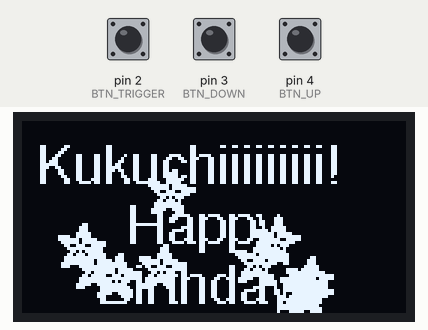
Simulated run of this sketch. Board: Arduino Uno, built with avr-gcc and run on an emulated ATmega328P. On the bench: 128×64 one-colour display. The test bench sets the inputs (shaded band); at power-on: pin 2 (BTN_TRIGGER) HIGH, pin 3 (BTN_DOWN) HIGH, pin 4 (BTN_UP) HIGH. Random numbers use the default seed unless the sketch sets one.

Above: at 1.2 s.
1.3 s: pin 2 (BTN_TRIGGER) pulled LOW for 0.15 s
At 2.4 s:
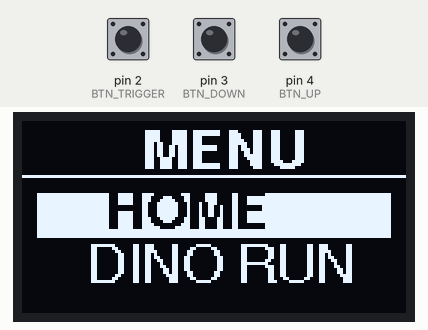
3.0 s: pin 3 (BTN_DOWN) pulled LOW for 1 s
At 5.1 s:
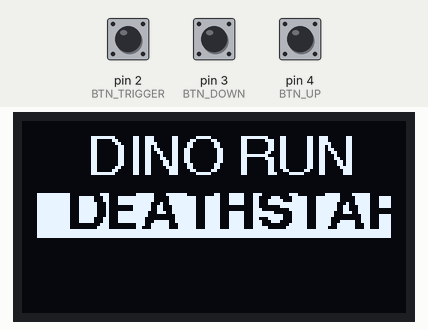
5.5 s: pin 2 (BTN_TRIGGER) pulled LOW for 1 s
At 6.74 s:
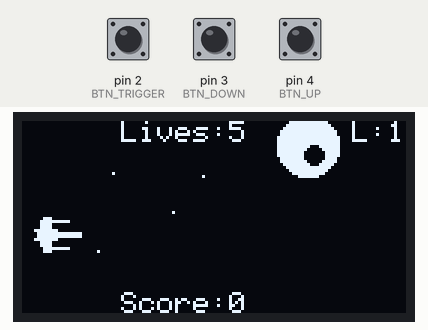
7.1 s: pin 2 (BTN_TRIGGER) pulled LOW for 3.2 s
At 7.39 s:
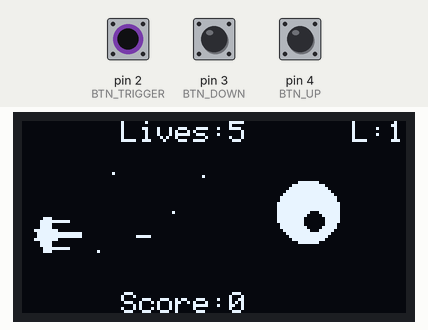
10.9 s: pin 4 (BTN_UP) pulled LOW for 0.15 s
At 11.35 s:
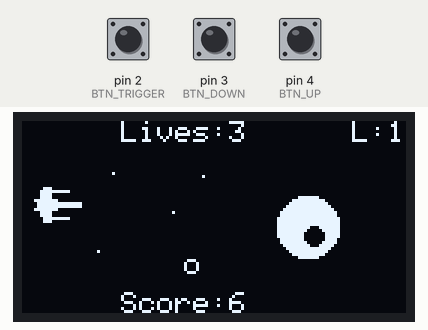
11.6 s: pin 3 (BTN_DOWN) pulled LOW for 0.15 s
At 11.96 s:
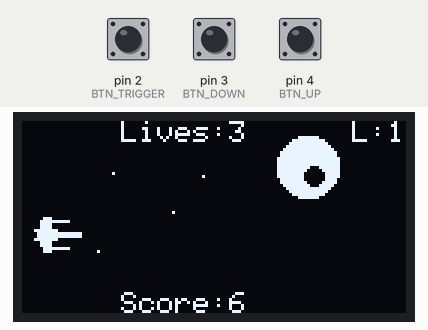

Measured:
- after the input at 3.0 s, the display: first changes at once (image 2 shows a later state)
- after the input at 5.5 s, the display: changes after 1.1 s (image 3)

The sketch:

main.ino
```cpp
#include <SPI.h>
#include <Wire.h>
#include <Adafruit_GFX.h>
#include <Adafruit_SSD1306.h>
#include <Fonts/FreeSans9pt7b.h>
#include <Fonts/FreeSansBold9pt7b.h>

#define SCREEN_WIDTH 128
#define SCREEN_HEIGHT 64
#define OLED_RESET    -1
Adafruit_SSD1306 display(SCREEN_WIDTH, SCREEN_HEIGHT, &Wire, OLED_RESET);

#define BTN_UP      4
#define BTN_DOWN    3
#define BTN_TRIGGER 2

struct Rect {
  int x; int y; int w; int h;
};

const unsigned char PROGMEM dioda16 [] = {
  0x00, 0x00, 0x00, 0x00, 0x1C, 0x00, 0x3F, 0xF0, 0x3C, 0x00, 0x3C, 0x00, 0xFF, 0x00, 0x7F, 0xFF,
  0x7F, 0xFF, 0xFF, 0x00, 0x3C, 0x00, 0x3C, 0x00, 0x1F, 0xF0, 0x1C, 0x00, 0x00, 0x00, 0x00, 0x00
};

static const unsigned char PROGMEM dino_bmp[]={
  0x00, 0x00, 0x00, 0x00, 0x00, 0x07, 0xfe, 0x00, 0x00, 0x06, 0xff, 0x00, 0x00, 0x0e, 0xff, 0x00,
  0x00, 0x0f, 0xff, 0x00, 0x00, 0x0f, 0xff, 0x00, 0x00, 0x0f, 0xff, 0x00, 0x00, 0x0f, 0xc0, 0x00,
  0x00, 0x0f, 0xfc, 0x00, 0x40, 0x0f, 0xc0, 0x00, 0x40, 0x1f, 0x80, 0x00, 0x40, 0x7f, 0x80, 0x00,
  0x60, 0xff, 0xe0, 0x00, 0x71, 0xff, 0xa0, 0x00, 0x7f, 0xff, 0x80, 0x00, 0x7f, 0xff, 0x80, 0x00,
  0x7f, 0xff, 0x80, 0x00, 0x3f, 0xff, 0x00, 0x00, 0x1f, 0xff, 0x00, 0x00, 0x0f, 0xfe, 0x00, 0x00,
  0x03, 0xfc, 0x00, 0x00, 0x01, 0xdc, 0x00, 0x00, 0x01, 0x8c, 0x00, 0x00, 0x01, 0x8c, 0x00, 0x00,
  0x01, 0x0c, 0x00, 0x00, 0x01, 0x8e, 0x00, 0x00
};

static const unsigned char PROGMEM tree1_bmp[]={
  0x1e, 0x00, 0x1f, 0x00, 0x1f, 0x40, 0x1f, 0xe0, 0x1f, 0xe0, 0xdf, 0xe0, 0xff, 0xe0, 0xff, 0xe0,
  0xff, 0xe0, 0xff, 0xe0, 0xff, 0xe0, 0xff, 0xe0, 0xff, 0xc0, 0xff, 0x00, 0xff, 0x00, 0x7f, 0x00,
  0x1f, 0x00, 0x1f, 0x00, 0x1f, 0x00, 0x1f, 0x00, 0x1f, 0x00, 0x1f, 0x00, 0x1f, 0x00
};

static const unsigned char PROGMEM tree2_bmp[]={
  0x1e, 0x01, 0xe0, 0x1f, 0x03, 0xe0, 0x1f, 0x4f, 0xe8, 0x1f, 0xff, 0xfc, 0x1f, 0xff, 0xfc, 0xdf,
  0xff, 0xfc, 0xff, 0xff, 0xfc, 0xff, 0xff, 0xfc, 0xff, 0xff, 0xfc, 0xff, 0xff, 0xfc, 0xff, 0xff,
  0xfc, 0xff, 0xef, 0xfc, 0xff, 0x83, 0xfc, 0xff, 0x03, 0xfc, 0xff, 0x03, 0xf8, 0x7f, 0x03, 0xe0,
  0x1f, 0x03, 0xe0, 0x1f, 0x03, 0xe0, 0x1f, 0x03, 0xe0, 0x1f, 0x03, 0xe0, 0x1f, 0x03, 0xe0, 0x1f,
  0x03, 0xe0, 0x1f, 0x03, 0xe0
};

#define LOGO_HEIGHT   16
#define LOGO_WIDTH    16
#define NUMFLAKES     10
static const unsigned char PROGMEM snowflake_bmp[] = {
  0b00000000, 0b11000000, 0b00000001, 0b11000000, 0b00000001, 0b11000000, 0b00000011, 0b11100000,
  0b11110011, 0b11100000, 0b11111110, 0b11111000, 0b01111110, 0b11111111, 0b00110011, 0b10011111,
  0b00011111, 0b11111100, 0b00001101, 0b01110000, 0b00011011, 0b10100000, 0b00111111, 0b11100000,
  0b00111111, 0b11110000, 0b01111100, 0b11110000, 0b01110000, 0b01110000, 0b00000000, 0b00110000
};

enum State { ANIMATION, MENU, GAME_DEATHSTAR, GAME_DINO, GAME_OVER };
State currentState = ANIMATION;
State previousGame = GAME_DEATHSTAR;

int menuSelection = 0;
unsigned long lastDebounceTime = 0;
const int debounceDelay = 200;

int flakes[NUMFLAKES][3];
unsigned long lastFrameTime = 0;

#define DINO_WIDTH 25
#define DINO_HEIGHT 26
#define DINO_BASE_Y 35
#define TREE1_WIDTH 11
#define TREE1_HEIGHT 23
#define TREE2_WIDTH 22
#define TREE2_HEIGHT 23

float dinoY = DINO_BASE_Y;
float dinoVel = 0;
bool isJumping = false;
float gravity = 0.6;
float jumpStrength = -8.0;
int obstacleX = 128;
int obstacleType = 0;
int dino_score = 0;
unsigned long dino_last_update = 0;

int bulletX = 0, bulletY = 0, bulletActive = 0, enemyY = 8, enemyDirection = 0;
int rx = 200, ry = 0, rx2 = 200, ry2 = 0, rx3 = 200, ry3 = 0, rx4 = 200, ry4 = 0;
int ds_score = 0;
int ds_lives = 5;
int ds_level = 1;
int playerY = 30;
int enemySpeed = 3, bulletCount = 1, enemyRadius = 10, bulletsFired = 0, isFiringSequence = 0;
int enemyX = 95;
unsigned long firingTimestamp = 0, randomDelay = 0, levelTimestamp = 0;

bool checkCollision(Rect r1, Rect r2);
void resetDeathStar();
void resetDino();
void waitForRelease();

void setup() {
  Serial.begin(9600);
  pinMode(BTN_UP, INPUT_PULLUP);
  pinMode(BTN_DOWN, INPUT_PULLUP);
  pinMode(BTN_TRIGGER, INPUT_PULLUP);

  if(!display.begin(SSD1306_SWITCHCAPVCC, 0x3C)) {
    for(;;);
  }

  for(int f=0; f<NUMFLAKES; f++) {
    flakes[f][0] = random(0, SCREEN_WIDTH);
    flakes[f][1] = random(-20, 0);
    flakes[f][2] = random(1, 3);
  }

  display.clearDisplay();
  display.display();
}

void loop() {
  switch(currentState) {
    case ANIMATION: runAnimation(); break;
    case MENU: runMenu(); break;
    case GAME_DEATHSTAR: runDeathStar(); break;
    case GAME_DINO: runDino(); break;
    case GAME_OVER: runGameOver(); break;
  }
}

void runAnimation() {
  if (millis() - lastFrameTime > 40) {
    lastFrameTime = millis();
    display.clearDisplay();

    display.setFont(&FreeSans9pt7b);
    display.setTextColor(WHITE);
    display.setCursor(5, 20);  display.println("Kukuchiiiiiiiii!");
    display.setCursor(35, 40); display.println("Happy");
    display.setCursor(25, 60); display.println("Birthday");

    for(int f=0; f<NUMFLAKES; f++) {
      display.drawBitmap(flakes[f][0], flakes[f][1], snowflake_bmp, LOGO_WIDTH, LOGO_HEIGHT, 1);
      flakes[f][1] += flakes[f][2];
      if (flakes[f][1] > SCREEN_HEIGHT) {
        flakes[f][1] = -LOGO_HEIGHT;
        flakes[f][0] = random(0, SCREEN_WIDTH);
      }
    }
    display.display();
  }

  if (digitalRead(BTN_TRIGGER) == LOW) {
    waitForRelease();
    currentState = MENU;
  }
}

void runMenu() {
  display.clearDisplay();

  int itemHeight = 18;
  int startY = 35;

  if (menuSelection > 0) {
    startY = 20;
  }

  if (menuSelection == 0) {
    display.setFont(&FreeSansBold9pt7b);
    display.setTextColor(WHITE);
    display.setCursor(40, 15);
    display.println("MENU");
    display.drawLine(0, 18, 128, 18, WHITE);
  }

  int listTopY = startY;
  if (menuSelection > 0) {
     listTopY = 35 - (menuSelection * itemHeight);
  }

  display.setFont(&FreeSans9pt7b);

  int y0 = listTopY;
  if (y0 > 10 && y0 < 60) {
    if (menuSelection == 0) {
       display.fillRect(5, y0 - 11, 118, 15, WHITE);
       display.setTextColor(BLACK);
       display.setFont(&FreeSansBold9pt7b);
    } else display.setTextColor(WHITE);
    display.setCursor(28, y0); display.println("HOME");
    display.setFont(&FreeSans9pt7b);
  }

  int y1 = listTopY + itemHeight;
  if (y1 > 10 && y1 < 60) {
    if (menuSelection == 1) {
       display.fillRect(5, y1 - 11, 118, 15, WHITE);
       display.setTextColor(BLACK);
       display.setFont(&FreeSansBold9pt7b);
    } else display.setTextColor(WHITE);
    display.setCursor(22, y1); display.println("DINO RUN");
    display.setFont(&FreeSans9pt7b);
  }

  int y2 = listTopY + (itemHeight * 2);
  if (y2 > 10 && y2 < 60) {
    if (menuSelection == 2) {
       display.fillRect(5, y2 - 11, 118, 15, WHITE);
       display.setTextColor(BLACK);
       display.setFont(&FreeSansBold9pt7b);
    } else display.setTextColor(WHITE);
    display.setCursor(15, y2); display.println("DEATHSTAR");
    display.setFont(&FreeSans9pt7b);
  }

  display.display();

  if (millis() - lastDebounceTime > debounceDelay) {
    if (digitalRead(BTN_DOWN) == LOW) {
      menuSelection++;
      if (menuSelection > 2) menuSelection = 0;
      lastDebounceTime = millis();
    }
    if (digitalRead(BTN_UP) == LOW) {
      menuSelection--;
      if (menuSelection < 0) menuSelection = 2;
      lastDebounceTime = millis();
    }
    if (digitalRead(BTN_TRIGGER) == LOW) {
      waitForRelease();
      lastDebounceTime = millis();
      if (menuSelection == 0) currentState = ANIMATION;
      if (menuSelection == 1) { resetDino(); currentState = GAME_DINO; }
      if (menuSelection == 2) { resetDeathStar(); currentState = GAME_DEATHSTAR; }
    }
  }
}

void resetDeathStar() {
  ds_score = 0; ds_lives = 5; ds_level = 1; playerY = 30;
  bulletX = 0; bulletY = 0; bulletActive = 0;
  enemyY = 8; enemyDirection = 0;
  enemySpeed = 3; bulletCount = 1; enemyRadius = 10; bulletsFired = 0; isFiringSequence = 0;
  enemyX = 95;
  rx = 200; ry = 0; rx2 = 200; ry2 = 0; rx3 = 200; ry3 = 0; rx4 = 200; ry4 = 0;
  levelTimestamp = millis();
}

void runDeathStar() {
  unsigned long currentTime = millis();
  display.clearDisplay();

  display.drawPixel(50, 30, 1); display.drawPixel(30, 17, 1);
  display.drawPixel(60, 18, 1); display.drawPixel(25, 43, 1);

  if ((currentTime - levelTimestamp) > 50000) {
    levelTimestamp = currentTime;
    ds_level++;
    enemySpeed++;
    if (ds_level % 2 == 0) { bulletCount++; enemyRadius = max(4, enemyRadius - 1); }
  }

  if (isFiringSequence == 0) {
    firingTimestamp = millis();
    randomDelay = random(400, 1200);
    isFiringSequence = 1;
  }
  if ((randomDelay + firingTimestamp) < currentTime) {
    isFiringSequence = 0; bulletsFired++;
    if (bulletsFired == 1) { rx = 95; ry = enemyY; }
    if (bulletsFired == 2) { rx2 = 95; ry2 = enemyY; }
    if (bulletsFired == 3) { rx3 = 95; ry3 = enemyY; }
    if (bulletsFired == 4) { rx4 = 95; ry4 = enemyY; }
  }

  if (bulletsFired > 0) { display.drawCircle(rx, ry, 2, 1); rx -= enemySpeed; }
  if (bulletsFired > 1) { display.drawCircle(rx2, ry2, 1, 1); rx2 -= enemySpeed; }
  if (bulletsFired > 2) { display.drawCircle(rx3, ry3, 4, 1); rx3 -= enemySpeed; }
  if (bulletsFired > 3) { display.drawCircle(rx4, ry4, 2, 1); rx4 -= enemySpeed; }

  if (digitalRead(BTN_UP) == LOW && playerY >= 2) playerY -= 2;
  if (digitalRead(BTN_DOWN) == LOW && playerY <= 46) playerY += 2;
  if (digitalRead(BTN_TRIGGER) == LOW && bulletActive == 0) {
    bulletActive = 1; bulletX = 6; bulletY = playerY + 8;
  }

  if (bulletActive == 1) {
    bulletX += 8;
    display.drawLine(bulletX, bulletY, bulletX + 4, bulletY, 1);
    if (bulletX > 128) bulletActive = 0;
  }

  display.drawBitmap(4, playerY, dioda16, 16, 16, 1);
  display.fillCircle(enemyX, enemyY, enemyRadius, 1);
  display.fillCircle(enemyX + 2, enemyY + 3, enemyRadius / 3, 0);

  display.setFont();
  display.setTextColor(WHITE);
  display.setTextSize(1);
  display.setCursor(33, 57); display.print("Score:"); display.print(ds_score);
  display.setCursor(33, 0);  display.print("Lives:"); display.print(ds_lives);
  display.setCursor(110, 0); display.print("L:"); display.print(ds_level);

  if (enemyDirection == 0) enemyY += bulletCount; else enemyY -= bulletCount;
  if (enemyY >= (64 - enemyRadius)) enemyDirection = 1;
  if (enemyY <= enemyRadius) enemyDirection = 0;

  if (bulletY >= enemyY - enemyRadius && bulletY <= enemyY + enemyRadius) {
    if (bulletX > (enemyX - enemyRadius) && bulletX < (enemyX + enemyRadius)) {
      ds_score++; bulletActive = 0; bulletX = -20;
    }
  }

  int pMid = playerY + 8;
  if (rx < 12 && rx > 4 && ry >= pMid - 8 && ry <= pMid + 8) { ds_lives--; rx = -50; }
  if (rx2 < 12 && rx2 > 4 && ry2 >= pMid - 8 && ry2 <= pMid + 8) { ds_lives--; rx2 = -50; }
  if (rx3 < 12 && rx3 > 4 && ry3 >= pMid - 8 && ry3 <= pMid + 8) { ds_lives--; rx3 = -50; }
  if (rx4 < 12 && rx4 > 4 && ry4 >= pMid - 8 && ry4 <= pMid + 8) { ds_lives--; rx4 = -50; bulletsFired = 0; }

  if (rx4 < 1 && bulletsFired >=4) { bulletsFired = 0; rx4 = 200; }

  if (ds_lives <= 0) {
    previousGame = GAME_DEATHSTAR;
    currentState = GAME_OVER;
  }

  display.display();
}

void resetDino() {
  dinoY = DINO_BASE_Y;
  dinoVel = 0;
  isJumping = false;
  obstacleX = SCREEN_WIDTH + 50;
  dino_score = 0;
  dino_last_update = millis();
}

void runDino() {
  if (millis() - dino_last_update < 20) return;
  dino_last_update = millis();

  display.clearDisplay();

  display.drawPixel(5, 5, WHITE);
  display.drawPixel(25, 12, WHITE);
  display.drawPixel(45, 4, WHITE);
  display.drawPixel(65, 15, WHITE);
  display.drawPixel(85, 6, WHITE);
  display.drawPixel(105, 10, WHITE);
  display.drawPixel(125, 3, WHITE);
  display.drawPixel(15, 25, WHITE);
  display.drawPixel(55, 22, WHITE);
  display.drawPixel(95, 28, WHITE);

  display.setFont();
  display.setTextColor(WHITE);
  display.setTextSize(1);
  display.setCursor(80, 0); display.print("Score:"); display.print(dino_score);

  if ((digitalRead(BTN_UP) == LOW || digitalRead(BTN_TRIGGER) == LOW) && !isJumping) {
    isJumping = true;
    dinoVel = jumpStrength;
  }

  if (isJumping) {
    dinoY += dinoVel;
    dinoVel += gravity;
    if (dinoY >= DINO_BASE_Y) {
      dinoY = DINO_BASE_Y;
      isJumping = false;
      dinoVel = 0;
    }
  }

  display.drawLine(0, DINO_BASE_Y + DINO_HEIGHT, SCREEN_WIDTH, DINO_BASE_Y + DINO_HEIGHT, WHITE);
  display.drawBitmap(10, (int)dinoY, dino_bmp, DINO_WIDTH, DINO_HEIGHT, 1);

  obstacleX -= 4;
  if (obstacleX < -25) {
    obstacleX = SCREEN_WIDTH;
    obstacleType = random(0, 2);
    dino_score++;
  }

  int obsW = (obstacleType == 0) ? TREE1_WIDTH : TREE2_WIDTH;
  int obsH = (obstacleType == 0) ? TREE1_HEIGHT : TREE2_HEIGHT;
  int treeY = (DINO_BASE_Y + DINO_HEIGHT) - obsH;

  if (obstacleType == 0) display.drawBitmap(obstacleX, treeY, tree1_bmp, obsW, obsH, 1);
  else display.drawBitmap(obstacleX, treeY, tree2_bmp, obsW, obsH, 1);

  Rect dinoRect = { 15, (int)dinoY + 4, DINO_WIDTH - 10, DINO_HEIGHT - 8 };
  Rect obsRect = { obstacleX + 2, treeY + 2, obsW - 4, obsH - 4 };

  if (checkCollision(dinoRect, obsRect)) {
    previousGame = GAME_DINO;
    currentState = GAME_OVER;
  }

  display.display();
}

void runGameOver() {
  display.clearDisplay();

  display.setFont(&FreeSansBold9pt7b);
  display.setTextColor(WHITE);

  display.setCursor(38, 20);
  display.println("GAME");

  display.setCursor(38, 40);
  display.println("OVER");

  display.setFont();
  display.setTextSize(1);

  display.setCursor(40, 45);
  display.print("Score: ");
  if (previousGame == GAME_DEATHSTAR) display.print(ds_score);
  else display.print(dino_score);

  display.setCursor(25, 55);
  display.print("Press Trigger");

  display.display();

  if (digitalRead(BTN_TRIGGER) == LOW) {
    waitForRelease();
    currentState = MENU;
  }
}

bool checkCollision(Rect r1, Rect r2) {
  return (r1.x < r2.x + r2.w &&
          r1.x + r1.w > r2.x &&
          r1.y < r2.y + r2.h &&
          r1.y + r1.h > r2.y);
}

void waitForRelease() {
  delay(50);
  while(digitalRead(BTN_TRIGGER) == LOW) { }
  delay(50);
}
```
